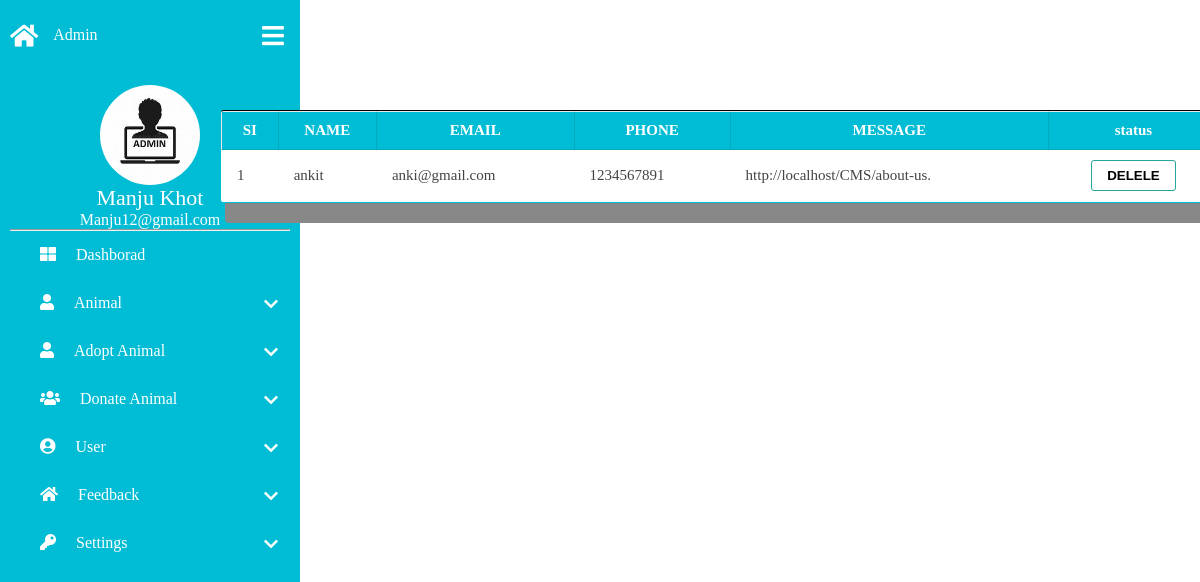
The app's page /queries.php (signed in) with its own data.
### tables this page shows
CREATE TABLE `query` (
  `q_id` int(20) NOT NULL,
  `name` varchar(30) DEFAULT NULL,
  `mail` varchar(30) DEFAULT NULL,
  `mobile` varchar(30) DEFAULT NULL,
  `message` varchar(30) DEFAULT NULL
);

### queries.php (the view, shortened to what this page needs)
<?php
$conn=mysqli_connect('localhost','root','','oaa1');
if(isset( $_SESSION['username']))
{
?>
<html>
	<head>
		<link rel="stylesheet" type="text/css" href="CSS2/k.css"/>
		<link rel="stylesheet" href="https://use.fontawesome.com/releases/v6.4.0/css/all.css">
	    <link rel="stylesheet" href="https://cdnjs.cloudflare.com/ajax/libs/font-awesome/5.15.2/css/all.min.css"/>
	</head>
	<body>
	 <div class="side-bar">
	     <div class="logo-content">
	   <div class="logo">
	   <i id="icon-home" class="fa fa-home"></i>
	   <div class="icon-name">Admin</div>
	   </div>
	   <span id="btn"><i class="fa fa-bars"></i></span>
	   </div>
	   <div class="profile-content">
	   <div class="profile">
	   <div class="profile-details">
	   <img src="IMAGES1/admin.jpg" alt="">
	   <div class="name-job">
	   <div class="name">Manju Khot</div>
	   <div class="email">Manju12@gmail.com</div>
	   </div>
	   </div>
	   </div>
	   </div>
	      <hr>
	    <div class="item"><a href="k.php"><i class="fa fa-th-large"></i>Dashborad</a></div>
	    <div class="item"><a class="dropdown-toggle"><i class="fa fa-user"></i>Animal<i class="fas fa-chevron-down"></i></a>
				</div>
		<div class="item"><a class="dropdown-toggle"><i class="fa fa-user"></i>Adopt Animal<i class="fas fa-chevron-down"></i></a>
				</div>
		<div class="item"><a class="dropdown-toggle"><i class="fa fa-users"></i>Donate Animal<i class="fas fa-chevron-down"></i></a>
				</div>
		<div class="item"><a class="dropdown-toggle"><i class="fa fa-user-circle"></i>User<i class="fas fa-chevron-down"></i></a>
				</div>
		<div class="item"><a class="dropdown-toggle"><i class="fas fa-home"></i>Feedback<i class="fas fa-chevron-down"></i></a>
		</div>
		 <div class="item"><a class="dropdown-toggle"><i class="fa fa-key"></i>Settings<i class="fas fa-chevron-down"></i></a>
		</div>
	</div>
<div class="table_responsive">
    <table>
      <thead>
        <tr>
          <th>SI</th>
          <th>NAME</th>
          <th>EMAIL</th>
          <th>PHONE</th>
          <th>MESSAGE</th>
          <th>status</th>
        </tr>
      </thead>
<?php
$sql="select * from query";
$res=mysqli_query($conn,$sql);
$rows=mysqli_num_rows($res);
if($rows<1)
{
	echo "<tr>";
	echo"<td colspan='6'><center>No data found</center></td>";
	echo"</tr>";
}
else
{
	$sl=1;
	while($row=mysqli_fetch_array($res))
	{
?>
      <tbody>
        <tr>
		<form method="POST">
          <td><?php echo $sl;?></td>
          <td><?php echo $row['name'];?></td>
		    <td><?php echo $row['mail'];?></td>
          <td><?php echo $row['mobile'];?></td>
          <td><?php echo $row['message'];?> </td>
           <td>
            <span class="action_btn">
			<button name="delete">   <a style="color:black;" name="delete" >DELELE</a></button>
            </span>
          </td>
		  </form>
        </tr>
	</tbody>
<?php
	$sl=$sl+1;
	}
}
?>
    </table>
  </div>
	</body>
</html>
<?php
}
else
{
	header('location:../admin.php');
}
?>

### k.css (style rules this page uses)
* { margin:0; padding:0; box-sizing:border-box; }
body { position:relative; min-height:100vh; width:100%; overflow:fixed; }
.side-bar { position:fixed; top:0; left:0; height:100%; width:300px; background:#00bcd4; padding:10px 10px; transition:all 0.5s ease; }
.side-bar .logo-content .logo { color:white; display:flex; height:50px; width:100%; align-items:center; pointer-events:none; }
.logo-content .logo #icon-home { font-size:25px; margin-right:15px; }
.side-bar #btn { position:relative; color:white; left:90%; top:-37px; font-size:25px; width:25px; text-align:center; line-height:50px; }
.side-bar .profile-content { position:relative; color:white; margin-top:30x; text-align:center; pointer-events:none; white-space:newap; }
.profile .profile-details img { width:100px; height:100px; object-fit:cover; border-radius:90px; }
.profile .profile-details .name { font-size:22px; font-weight:500; }
.side-bar .item a { color:white; padding:15px 30px; display:block; text-decoration:none; cursor:pointer; transition:all 0.4s ease; }
.side-bar .item i { margin-right:20px; }
.fa-chevron-down { position:absolute; right:0; padding:2px; }
.table_responsive { max-width: 9000px; max-height: 900px; width:1000px; border: 1px solid #00bcd4; background-color: white; padding: 15px; overflow: auto; margin: auto; border-radius: 4px; margin-top:10px; padding:0px; box-shadow:5px 20px #888888; border-top:solid 1px black; overflow:scroll; position:relative; top:100px; left:120px; }
table { width: 100%; font-size: 15px; color: #444; border-collapse: collapse; padding:10px; }
table>tbody>tr>td { border-collapse:collapse; border-color:white; }
table>thead { background-color: #00bcd4; color: #fff; }
table>thead th { padding: 10px; }
table th { border: 1px solid #00000017; transform:uppercase; }
table td { border: 1px solid #00000017; padding: 10px 15px; }
.action_btn { display: flex; justify-content: center; gap: 10px; }
.action_btn>button { text-decoration: none; color: #444; background: #fff; border: 1px solid; display: inline-block; padding: 7px 15px; font-weight: bold; border-radius: 3px; transition: 0.3s ; }
.action_btn>button:nth-child(1) { border-color: #26a69a; }
table>tbody>tr { background-color: #fff; transition: 0.3s ease-in-out; }
::placeholder { color:light-color; font-size:15px; }

### records on screen
query: name "ankit", mail "anki@gmail.com", mobile "1234567891", message "http://localhost/CMS/about-us."
